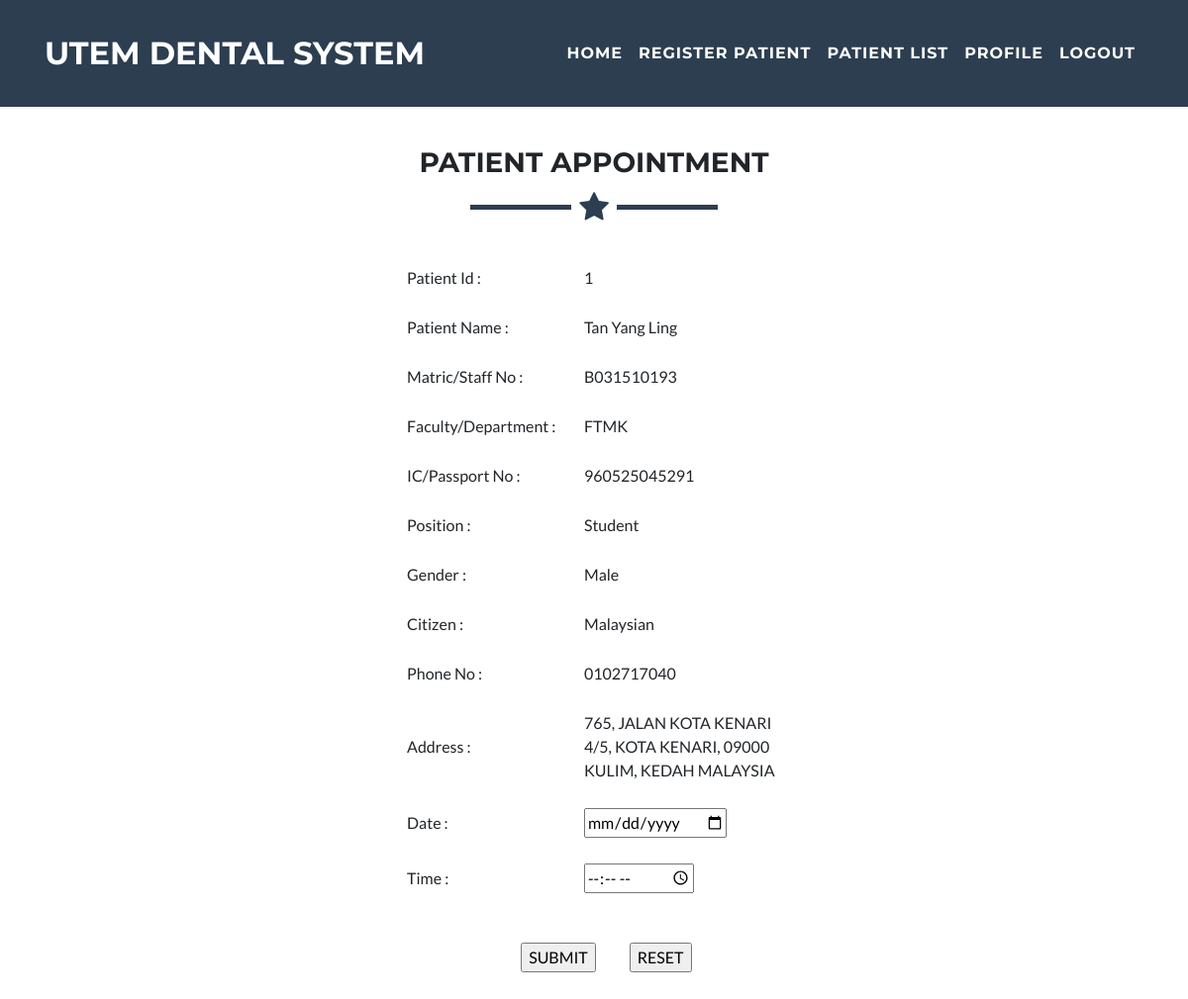
Before: /appointment.php?id=1 with the older database file.
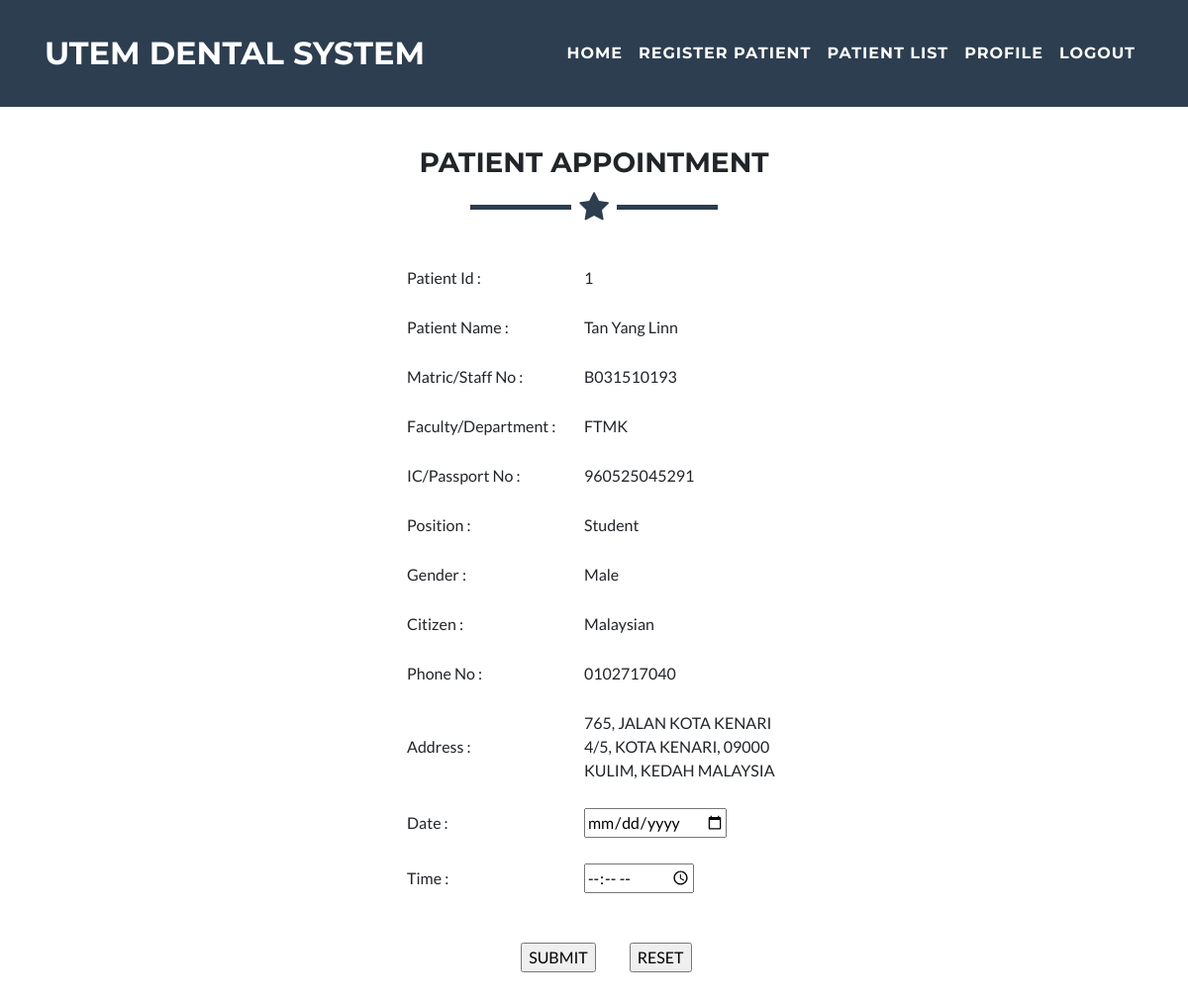
After: the same page with the newer database file.
### tables this page shows
CREATE TABLE `patient_info` (
  `patient_id` int(100) NOT NULL,
  `name` char(100) NOT NULL,
  `matric_staffno` varchar(100) NOT NULL,
  `fac_dept` char(100) NOT NULL,
  `ic_passno` varchar(12) NOT NULL,
  `position` varchar(50) NOT NULL,
  `gender` char(10) NOT NULL,
  `citizen` varchar(100) NOT NULL,
  `phoneno` varchar(100) NOT NULL,
  `address` varchar(100) NOT NULL,
  `patient_consent` char(100) NOT NULL,
  `id` int(100) NOT NULL
);

### appointment.php (the view, shortened to what this page needs)
<?php
include ('connect.php');
$id = $_GET['id'];
  $stmt = $mysqli->prepare("SELECT * FROM patient_info WHERE patient_id = ?");
  $stmt->bind_param("i", $id);
  $stmt->execute();
  $result=$stmt->get_result();
   $row = $result->fetch_assoc();
?>
<!DOCTYPE html>
<html lang="en">
  <head>
    <link href="vendor/bootstrap/css/bootstrap.min.css" rel="stylesheet">
    <link href="vendor/font-awesome/css/font-awesome.min.css" rel="stylesheet" type="text/css">
    <link href="css/freelancer.min.css" rel="stylesheet">
  </head>
  <body id="page-top">
    <nav class="navbar navbar-expand-lg navbar-light fixed-top" id="mainNav">
      <div class="container">
        <a class="navbar-brand js-scroll-trigger" href="#page-top">UTeM Dental System</a>
        <div class="collapse navbar-collapse" id="navbarResponsive">
          <ul class="navbar-nav ml-auto">
            <li class="nav-item">
              <a class="nav-link js-scroll-trigger" href="appointmentListReg.php">Home</a>
            </li>
            <li class="nav-item">
              <a class="nav-link js-scroll-trigger" href="registerPatient.php">Register Patient</a>
            </li>
            <li class="nav-item">
              <a class="nav-link js-scroll-trigger" href="listReg.php">Patient List</a>
            </li>
             <li class="nav-item">
              <a class="nav-link js-scroll-trigger" href="profile.php">Profile</a>
            </li>
            <li class="nav-item">
              <a class="nav-link js-scroll-trigger" href="logout.php" onclick="javascript:return confirm('Are you sure you want to log out?');">Logout</a>
            </li>
          </ul>
        </div>
      </div>
    </nav>
<br><br>
<section id="appointmentPart">
  <div class="container">
    <h3 class="text-center">Patient Appointment</h3>
    <hr class="star-primary">
<div align="center">
<form id="borang2" name="borang2" method="post" action="saveAppointment.php">
 <table width="380"  align="center" cellspacing="12px">
       <tr>
         <th colspan="2" scope="col"></th>
       </tr>
     <tr>
         <td width="196" height="24"><br>
           Patient Id :</td>
         <td width="229" height="24"><br><?php echo $row["patient_id"];?>
         <input type="hidden" name="id" value="<?php echo $row["patient_id"];?>"></td>
        </tr>
       <tr>
         <td height="24"><br>
           Patient Name :</td>
         <td height="24"><br><?php echo $row["name"];?>
         <input type="hidden" name="name" value="<?php echo $row["name"];?>"></td>
        </tr>
         <tr>
         <td height="24"><br>
          Matric/Staff No :</td>
        <td height="24"><br><?php echo $row["matric_staffno"];?></td>
        </tr>
        <tr>
         <td height="24"><br>
           Faculty/Department :</td>
         <td height="24"><br><?php echo $row["fac_dept"];?></td>
         </tr>
         <tr>
         <td height="24"><br>
           IC/Passport No :</td>
         <td height="24"><br><?php echo $row["ic_passno"];?></td>
         </tr>
         <tr>
         <td height="24"><br>
           Position :</td>
         <td height="24"><br><?php echo $row["position"];?></td>
         </tr>
         <tr>
         <td height="24"><br>
          Gender :</td>
         <td height="24"><br><?php echo $row["gender"];?></td>
         </tr>
         <tr>
         <td height="24"><br>
          Citizen :</td>
         <td height="24"><br><?php echo $row["citizen"];?></td>
         </tr>
         <tr>
         <td height="24"><br>
           Phone No :</td>
         <td height="24"><br><?php echo $row["phoneno"];?></td>
         </tr>
         <tr>
         <td height="24"><br>
           Address :</td>
         <td height="24"><br><?php echo $row["address"];?></td>
         </tr>
         <tr>
        <td height="24"><br>
          Date :</td>
        <td height="24"><br><input type="date" name="date" id="date" min="<?php echo date('Y-m-d');?>" required></td>
       </tr>
         <tr>
        <td height="24"><br>
          Time :</td>
        <td height="24"><br><input type="time" name="time"></td>
        </tr>
       <tr>
         <td height="23" colspan="2"><div align="center"><br><br>
           <input type="submit" name="SUBMIT" id="SUBMIT" value="SUBMIT">
           <input type="reset" name="RESET" id="RESET" value="RESET">
         </div></td>
         </tr>
     </table>
   </form>
</div>
</div>
</body>
</html>

Changed rows visible on the page:
changed patient_info "FTMK": name "Tan Yang Ling" → "Tan Yang Linn"
